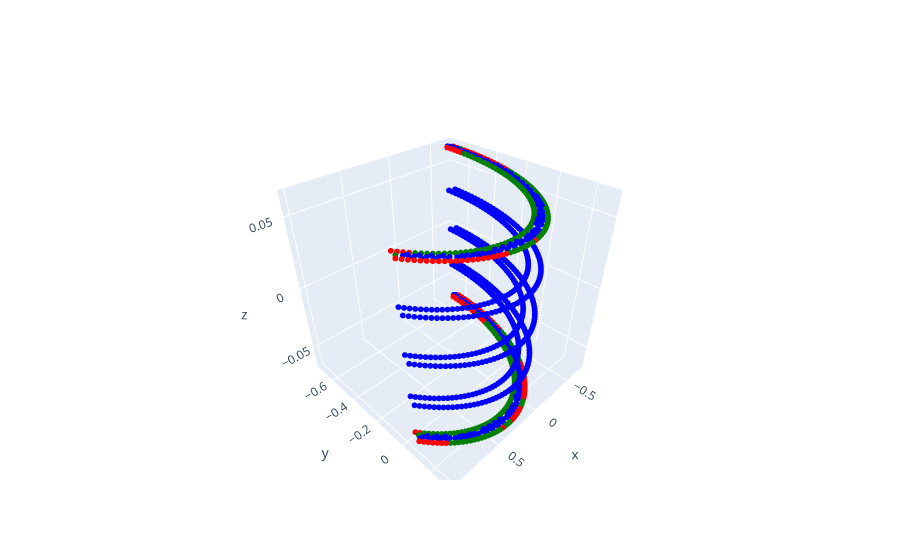

The code cell stored with this chart in its notebook:
### Code cell
pred_3 = pred[3]
pc_3 = pc[3].pos
y_3 = pc[3].y
acc_3 = acc[3]

pc_3 = pc_3.numpy()
idx = np.where(pred_3==y_3)[0]
colors_3 = ['red' if i in idx and y_3[i] == 1 else 'blue' if i in idx and y_3[i] == 0\
          else 'green' for i in range(1024)]

print('Accuracy: {}'.format(acc_3))
fig = go.Figure(data=[go.Scatter3d(x=pc_3[:,0], y=pc_3[:,1], z=pc_3[:,2],
                                   mode='markers',
                                   marker=dict(size=2,
                                              color=colors_3))])
fig.show()

### Figure 1 — Plotly figure (JSON) as saved in the notebook; plotly's stock layout.template omitted (floating-point values rounded to 4 significant figures; data arrays with more than 128 entries replaced by an {"elided": "..."} marker saying what was removed)
{"data": [{"marker": {"color": {"elided": "1024 str values"}, "size": 2}, "mode": "markers", "type": "scatter3d", "x": {"elided": "1024 float values"}, "y": {"elided": "1024 float values"}, "z": {"elided": "1024 float values"}}], "layout": {}}
